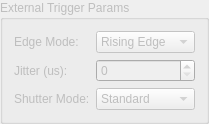
          <widget class="QGroupBox" name="ext_trigger_group">
           <property name="enabled">
            <bool>false</bool>
           </property>
           <property name="title">
            <string>External Trigger Params</string>
           </property>
           <layout class="QFormLayout" name="formLayout_3">
            <item row="0" column="0">
             <widget class="QLabel" name="label_ext_mode">
              <property name="text">
               <string>Edge Mode:</string>
              </property>
             </widget>
            </item>
            <item row="0" column="1">
             <widget class="QComboBox" name="combo_ext_mode">
              <item>
               <property name="text">
                <string>Rising Edge</string>
               </property>
              </item>
              <item>
               <property name="text">
                <string>Falling Edge</string>
               </property>
              </item>
             </widget>
            </item>
            <item row="1" column="0">
             <widget class="QLabel" name="label_ext_jitter">
              <property name="text">
               <string>Jitter (us):</string>
              </property>
             </widget>
            </item>
            <item row="1" column="1">
             <widget class="QSpinBox" name="spin_ext_jitter">
              <property name="maximum">
               <number>1000000</number>
              </property>
             </widget>
            </item>
            <item row="2" column="0">
             <widget class="QLabel" name="label_ext_shutter">
              <property name="text">
               <string>Shutter Mode:</string>
              </property>
             </widget>
            </item>
            <item row="2" column="1">
             <widget class="QComboBox" name="combo_ext_shutter">
              <item>
               <property name="text">
                <string>Standard</string>
               </property>
              </item>
              <item>
               <property name="text">
                <string>Mode 1</string>
               </property>
              </item>
             </widget>
            </item>
           </layout>
          </widget>
